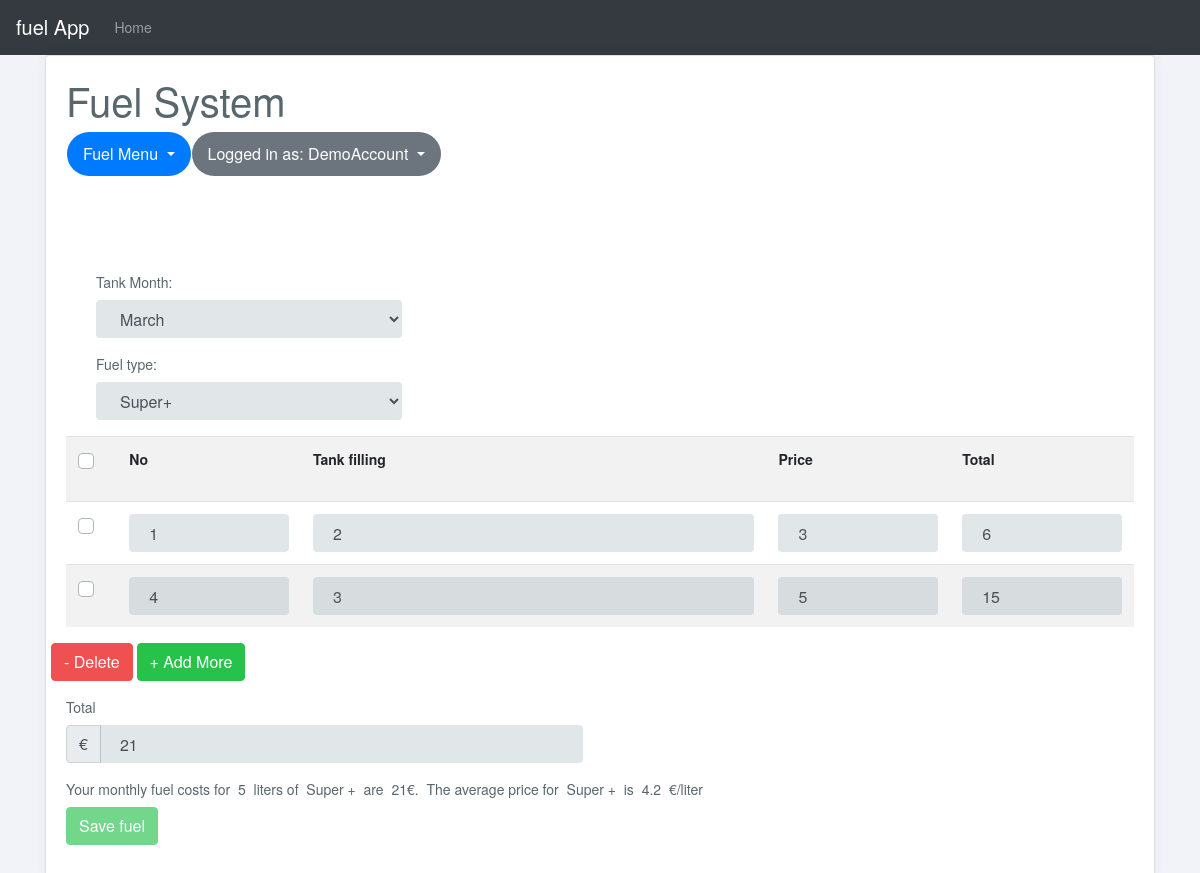
Screenshot of /edit_invoice.php?update_id=3 (signed in) with the database file from the repository.
### tables this page shows
CREATE TABLE IF NOT EXISTS `fuel_order` (
  `user_id` int(11) NOT NULL,
  `order_id` int(11) NOT NULL AUTO_INCREMENT,
  `order_amount_paid` varchar(255) NOT NULL,
  `type_of_fuel` int(11) NOT NULL,
  `month_of_order` varchar(55) NOT NULL,
  `order_date` datetime NOT NULL DEFAULT CURRENT_TIMESTAMP,
  PRIMARY KEY (`order_id`)
);

CREATE TABLE IF NOT EXISTS `fuel_order_item` (
  `order_id` int(11) NOT NULL,
  `item_code` varchar(255) NOT NULL,
  `order_item_quantity` varchar(255) NOT NULL,
  `order_item_price` varchar(255) NOT NULL,
  `order_item_final_amount` varchar(255) NOT NULL
);

### Fuel.php (called while the page is built, shortened)
<?php
class Fuel{
	private $host  = 'localhost';
    private $user  = 'root';
    private $password   = "";
    private $database  = "petrolapp";
    private $fuelOrderTable = 'fuel_order';
	private $fuelOrderItemTable = 'fuel_order_item';
	private $dbConnect = false;
    public function __construct(){
        if(!$this->dbConnect){
            $conn = new mysqli($this->host, $this->user, $this->password, $this->database);
            if($conn->connect_error){
                die("Error failed to connect to MySQL: " . $conn->connect_error);
            }else{
                $this->dbConnect = $conn;
            }
        }
    }
	private function getData($sqlQuery) {
		$result = mysqli_query($this->dbConnect, $sqlQuery);
		$data= array();
		while ($row = mysqli_fetch_array($result, MYSQLI_ASSOC)) {
			$data[]=$row;
		}
		return $data;
	}
	public function getfuel($fuelId){
		$sqlQuery = "SELECT * FROM ".$this->fuelOrderTable."
			WHERE user_id = '".$_SESSION['userid']."' AND order_id = '$fuelId'";
		$result = mysqli_query($this->dbConnect, $sqlQuery);
		$row = mysqli_fetch_array($result, MYSQLI_ASSOC);
		return $row;
	}
	public function getfuelItems($fuelId){
		$sqlQuery = "SELECT * FROM ".$this->fuelOrderItemTable."
			WHERE order_id = '$fuelId'";
		return  $this->getData($sqlQuery);
	}
}
?>

### edit_invoice.php (the view, shortened to what this page needs)
<?php
include('header.php');
include 'fuel.php';
$fuel = new Fuel();
$fuel->checkLoggedIn();
if (!empty($_GET['update_id']) && $_GET['update_id']) {
	$fuelValues = $fuel->getfuel($_GET['update_id']);
	$fuelItems = $fuel->getfuelItems($_GET['update_id']);
	$month_of_order = $fuelValues['month_of_order'];
	$type_of_fuel_listings = $fuelValues['type_of_fuel'];
}
?>
<link href="css/style.css" rel="stylesheet">
<?php include('container.php'); ?>
<div class="container content-fuel">
	<div class="cards">
		<div class="card-bodys">
			<form action="" id="fuel-form" method="post" class="fuel-form" role="form" novalidate="">
				<div class="load-animate animated fadeInUp">
					<div class="row">
						<div class="col-xs-12">
							<h1 class="title">Fuel System</h1>
							<?php include('menu.php'); ?>
						</div>
					</div>
					<div class="row">
						<div class="col-xs-12 col-sm-6 col-md-6 col-lg-6">
							<div class="form-group">
								<div class="col-xs-12 col-sm-12 col-md-12 col-lg-8">
									<div class="form-group mt-3 mb-3 ">
										<label>Tank Month: &nbsp;</label>
										<div class="input-group mb-3">
											<select class="form-select form-control" id="monthly" name="monthly">
												<option value="MAR" <?php if ($month_of_order == 'MAR') { echo "selected"; } ?>>March</option>
											</select>
										</div>
									</div>
								</div>
							</div>
							<div class="form-group">
								<div class="col-xs-12 col-sm-12 col-md-12 col-lg-8">
									<div class="form-group mt-3 mb-3 ">
										<label>Fuel type: &nbsp;</label>
										<div class="input-group mb-3">
											<select class="form-select form-control" aria-label="Tax rate" id="fuel_type" name="fuel_type">
												<option value="4" <?php if ($type_of_fuel_listings == 4) {
																		$type_of_fuels='Super + '; echo "selected";
																	} ?>>Super+</option>
											</select>
										</div>
									</div>
								</div>
							</div>
						</div>
						<div class="row">
							<div class="col-xs-12 col-sm-12 col-md-12 col-lg-12">
								<table class="table table-condensed table-striped" id="fuelItem">
									<tr>
										<th width="2%">
											<div class="custom-control custom-checkbox mb-3">
											</div>
										</th>
										<th width="15%">No</th>
										<th width="38%">Tank filling</th>
										<th width="15%">Price</th>
										<th width="15%">Total</th>
									</tr>
									<?php
									$count = 0;
									$total_quantity=0;
									$total_price=0;
									foreach ($fuelItems as $fuelItem) {
										$count++;
										$total_quantity+=$fuelItem["order_item_quantity"];
									  	$total_price+=$fuelItem["order_item_final_amount"];
									?>
										<tr>
											<td>
												<div class="custom-control custom-checkbox">
												</div>
											</td>
											<td><input type="text" value="<?php echo $fuelItem["item_code"]; ?>" name="productCode[]" id="productCode_<?php echo $count; ?>" class="form-control" autocomplete="off"></td>
											<td><input type="number" value="<?php echo $fuelItem["order_item_quantity"]; ?>" name="quantity[]" id="quantity_<?php echo $count; ?>" class="form-control quantity" autocomplete="off"></td>
											<td><input type="number" value="<?php echo $fuelItem["order_item_price"]; ?>" name="price[]" id="price_<?php echo $count; ?>" class="form-control price" autocomplete="off"></td>
											<td><input type="number" value="<?php echo $fuelItem["order_item_final_amount"]; ?>" name="total[]" id="total_<?php echo $count; ?>" class="form-control total" autocomplete="off"></td>
										</tr>
									<?php } $average_fuel_rate=$total_price/$total_quantity ?>
								</table>
							</div>
						</div>
						<div class="row">
							<div class="col-xs-12">
								<button class="btn btn-danger delete" id="removeRows" type="button">- Delete</button>
								<button class="btn btn-success" id="addRows" type="button">+ Add More</button>
							</div>
						</div>
						<div class="row">
							<div class="col-xs-6 col-sm-6 col-md-6 col-lg-6">
								<div class="form-group mt-3 mb-3 ">
									<label>Total &nbsp;</label>
									<div class="input-group mb-3">
										<div class="input-group-prepend">
											<span class="input-group-text currency">€</span>
										</div>
										<input value="<?php echo $fuelValues['order_amount_paid']; ?>" type="number" class="form-control" name="subTotal" id="subTotal" placeholder="Total">
									</div>
								</div>
							</div>
							<div class="col-xs-12 col-sm-8 col-md-8 col-lg-8">
								<div class="form-group mt-12 mb-0 ">
									<div class="input-group mb-2">
										Your monthly fuel costs for &nbsp; <span id="liters"><?php echo $total_quantity;?></span> &nbsp; liters of &nbsp; <span class="fuel_typea"><?php echo $type_of_fuels;?></span> &nbsp; are &nbsp; <span id="total_amt"><?php echo $fuelValues['order_amount_paid']; ?></span> €.
										&nbsp;The average price for &nbsp; <span class="fuel_typea"> <?php echo $type_of_fuels;?></span> &nbsp; is &nbsp; <span class="fuel_avg"> <?php echo $average_fuel_rate; ?> </span> &nbsp;  €/liter
									</div>
								</div>
							</div>
							<div class="col-xs-12 col-sm-12 col-md-12 col-lg-12">
								<div class="form-group">
									<input disabled data-loading-text="Saving fuel..." type="submit" id="fuel_btn" name="fuel_btn" value="Save fuel" class="btn btn-success submit_btn fuel-save-btm">
								</div>
							</div>
						</div>
					</div>
				</div>
			</form>
		</div>
	</div>
</div>
</div>
<?php include('footer.php'); ?>

### css/style.css (style rules this page uses)
html { background-color1: #f0f3f4; position: relative; min-height: 100%; }
body { background-color: transparent; color: #58666e; font-family: "Source Sans Pro", "Helvetica Neue", Helvetica, Arial, sans-serif; font-size: 14px; line-height: 1.42857; }
.btn-success, .panel-success { background-color: #27c24c !important; border-color: #27c24c !important; color: #fff !important; }
.btn-danger, .panel-danger { background-color: #f05050; border-color: #f05050; color: #fff !important; }
input[type="number"] { -moz-appearance: textfield; }
.form-control { border: none; background-color: rgba(96, 125, 139, 0.19); padding-left: 1.25rem; padding-right: 1.25rem; -webkit-transition: background-color 0.3s ease; transition: background-color 0.3s ease; }
body { background: #f2f3f8; }

### rows the page displays
fuel_order: monthly "March", fuel_type "Super+", subTotal "21", type_of_fuel "Super +", order_amount_paid "21"
fuel_order_item: item_code "1", order_item_quantity "2", order_item_price "3", order_item_final_amount "6"
fuel_order_item: item_code "4", order_item_quantity "3", order_item_price "5", order_item_final_amount "15"

### other values shown
$_SESSION['user'] "DemoAccount"
$total_quantity "5"
$average_fuel_rate "4.2"
